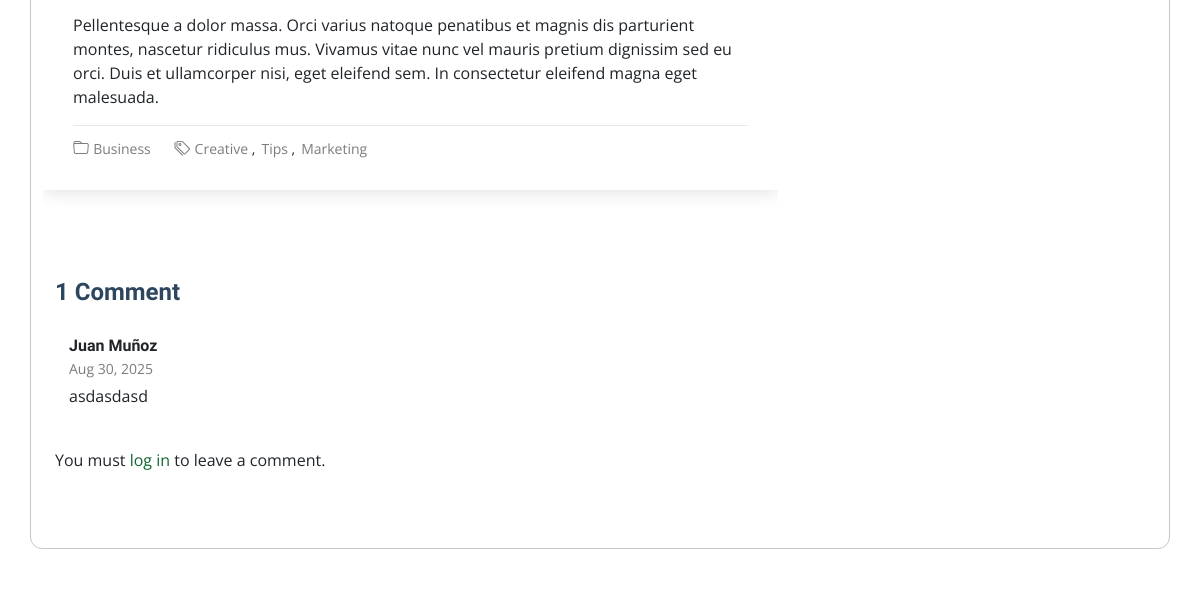
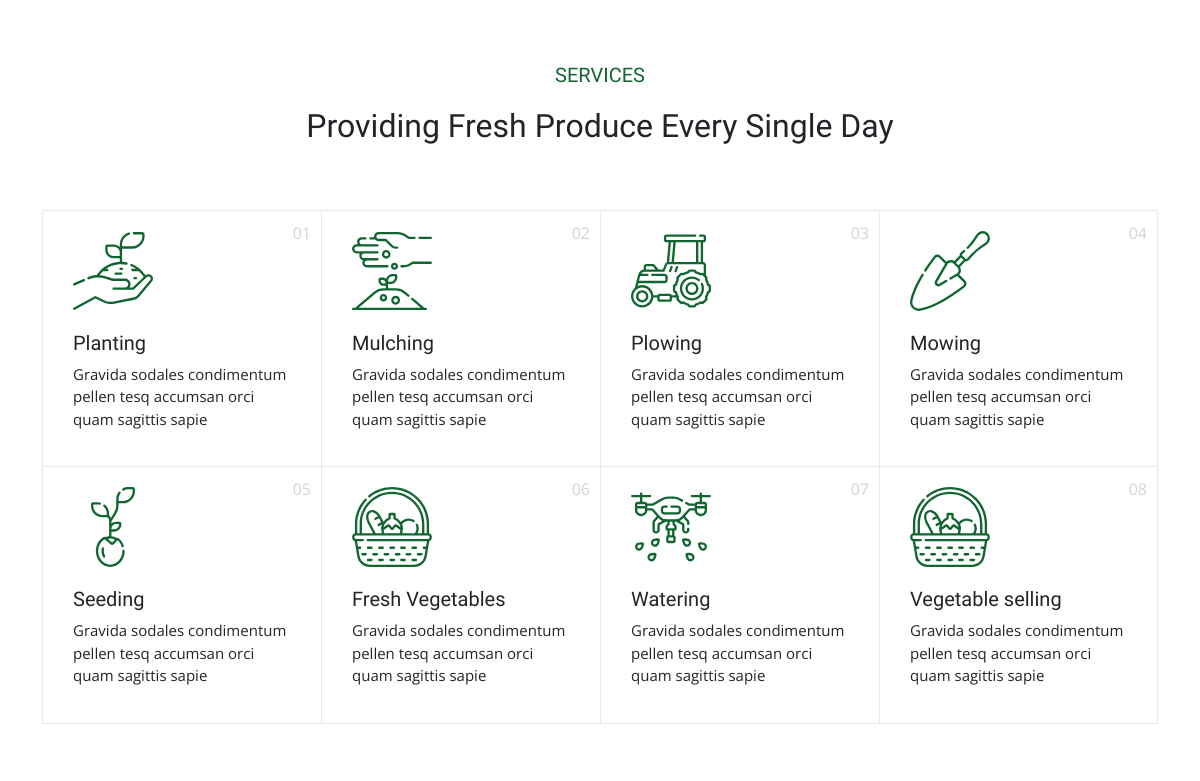
The app's page /blog/post/4/ (middle part), older data (2 pictures, top to bottom).
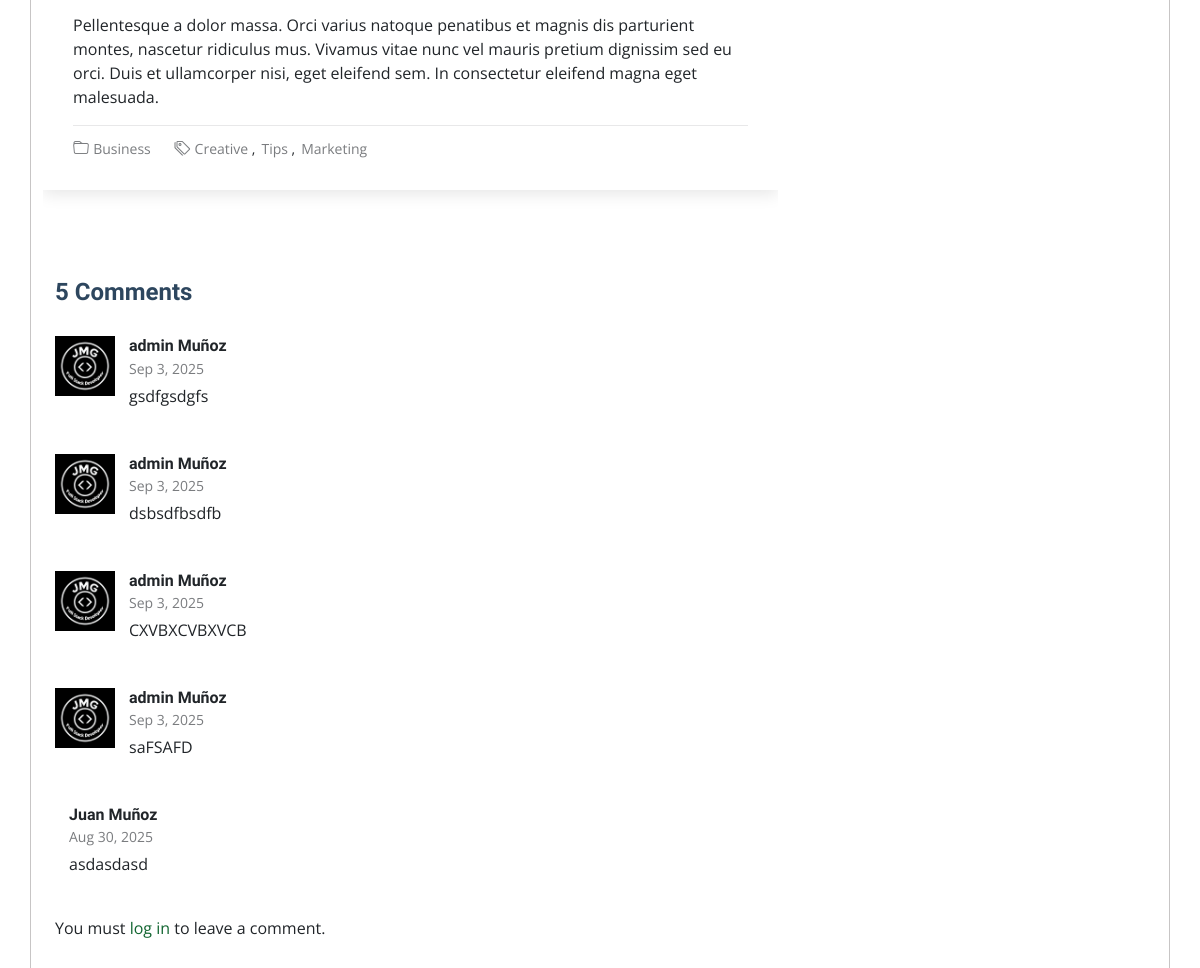
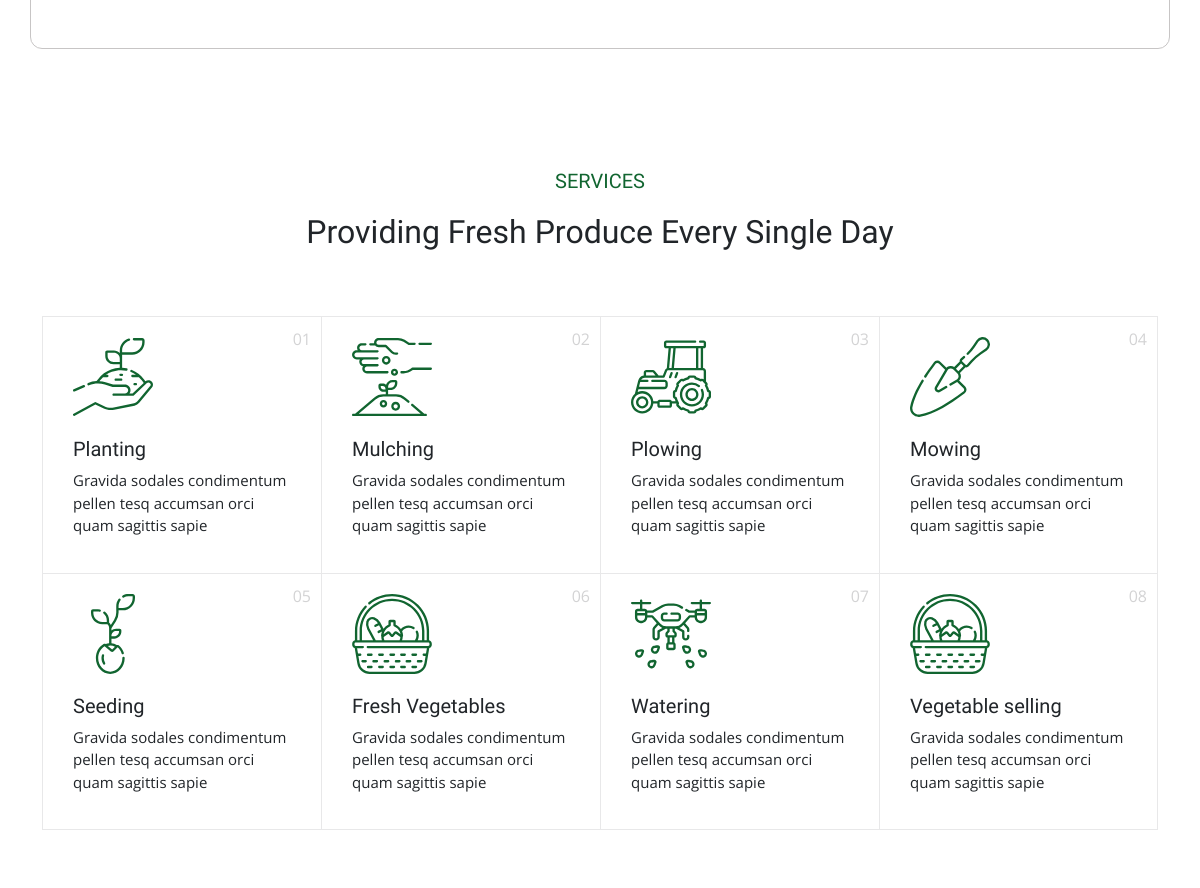
The same page, newer data (2 pictures, top to bottom).
### blog/models.py (models this page shows, shortened)
class Post(models.Model):
    title = models.CharField(max_length=200, verbose_name='Title')
    subtitle = models.CharField(max_length=200, verbose_name='Subtitle')
    relevant_text = models.CharField(max_length=50, verbose_name='Relevant Text', null=True, blank=True)
    introduction = models.TextField(verbose_name='Introduction', null=True, blank=True)
    body_text = models.TextField(verbose_name='Body Text', null=True, blank=True)
    conclusion = models.TextField(verbose_name='Conclusion', null=True, blank=True)
    image = models.ImageField(verbose_name='Image', upload_to='posts', null=False, blank=False)
    author = models.ForeignKey(User, verbose_name='Author', on_delete=models.CASCADE)
    created_at = models.DateTimeField(auto_now_add=True, verbose_name='Creation Date')
    updated_at = models.DateTimeField(auto_now=True, verbose_name = 'Edition Date')
    class Meta:
        verbose_name = "Post"
        verbose_name_plural = "Posts"
        ordering = ['-created_at']
    def formatted_content(self):
        html_parts = []
        if self.introduction:
            intro_paragraphs = re.split(r'\n+', self.introduction.strip())
            html_parts.append("".join(f"<p>{p}</p>" for p in intro_paragraphs))
        if self.relevant_text:
            html_parts.append(f'<blockquote><p>{self.relevant_text}</p></blockquote>')
        if self.subtitle:
            html_parts.append(f'<h3 style="text-align:left">{self.subtitle}</h3>')
        if self.body_text:
            body_paragraphs = re.split(r'\n+', self.body_text.strip())
            html_parts.append("".join(f"<p>{p}</p>" for p in body_paragraphs))
        if self.conclusion:
            conclusion_paragraphs = re.split(r'\n+', self.conclusion.strip())
            html_parts.append("".join(f"<p>{p}</p>" for p in conclusion_paragraphs))
        return "".join(html_parts)

### comments/models.py (models this page shows, shortened)
class Comment(models.Model):
    post = models.ForeignKey(Post, on_delete=models.CASCADE, related_name="comments")
    author = models.ForeignKey(User, on_delete=models.CASCADE)
    content = models.TextField(max_length=500)
    created = models.DateTimeField(auto_now_add=True)
    class Meta:
        ordering = ['-created']

### registration/models.py (models this page shows, shortened)
class Profile(models.Model):
    user = models.OneToOneField(User, on_delete=models.CASCADE)
    profile_photo = models.ImageField(upload_to='profiles', null=True, blank=True)
    bio = models.TextField(null=True, blank=True)
    occupation = models.CharField(max_length=200, null=True, blank=True)
    facebook = models.URLField(max_length=200, null=True, blank=True)
    instagram = models.URLField(max_length=200, null=True, blank=True)
    linkedin = models.URLField(max_length=200, null=True, blank=True)
    twitter = models.URLField(max_length=200, null=True, blank=True)

### blog/views.py (the view, shortened to what this page needs)
# urls.py: path('post/<int:pk>/', PostDetailView.as_view(), name='post_detail'),
class PostDetailView(DetailView):
    model = Post
    template_name = "blog/post_detail.html"
    context_object_name = "post"
    def post(self, request, *args, **kwargs):
        self.object = self.get_object()
        form = CommentForm(request.POST)
        if form.is_valid():
            comment = form.save(commit=False)
            comment.post = self.object
            comment.author = request.user
            comment.save()
            return redirect("blog:post_detail", pk=self.object.pk)
        context = self.get_context_data()
        context["form"] = form
        return self.render_to_response(context)
    def get_queryset(self):
        queryset = super().get_queryset()
        return queryset
    def get_context_data(self, **kwargs):
        context = super().get_context_data(**kwargs)
        post = self.get_object()
        context["comments"] = post.comments.all()
        context["comments_count"] = post.comments.count()
        return context

### blog/context_processors.py (called while the page is built)
def user_posts(request):
    if request.user.is_authenticated:
        posts = Post.objects.filter(author=request.user).order_by("-created_at", "-id")  # Posts del usuario logueado
    else:
        posts = None  # No hay usuario autenticado
    return {"user_posts": posts}

### core/templates/blog/post_detail.html (shortened to what this page needs)
{% extends 'partials/base.html' %}
{% load static %}
{% block content %}
  <section>
    <div class="container" id="post-detail-container">
      <div class="row mt-3">
        <div class="col-lg-8">
          <section id="blog-details" class="blog-details section">
            <article class="article">
              <div class="content">
                {{ post.formatted_content|safe }}
              </div>
              <div class="meta-bottom">
                <i class="bi bi-folder"></i>
                <ul class="cats">
                  <li><a href="#">Business</a></li>
                </ul>
                <i class="bi bi-tags"></i>
                <ul class="tags">
                  <li><a href="#">Creative</a></li>
                  <li><a href="#">Tips</a></li>
                  <li><a href="#">Marketing</a></li>
                </ul>
              </div>
            </article>
          </section>
          <section id="blog-comments" class="blog-comments section mt-5">
            <div class="container">
              <h4 class="comments-count">
                {{ comments.count }}
                {% if comments.count == 1 %}
                    Comment
                {% else %}
                    Comments
                {% endif %}
              </h4>
              {% for comment in comments %}
              <div class="comment mb-4">
                <div class="d-flex">
                  <div class="comment-img">
                    <img src="{{ comment.author.profile.profile_photo.url }}" alt="">
                  </div>
                  <div>
                    <h5>
                      <a href="#">{{ comment.author.get_full_name|default:comment.author.username }}</a>
                    </h5>
                    <time datetime="{{ comment.created|date:'Y-m-d' }}">{{ comment.created|date:"M j, Y" }}</time>
                    <p>{{ comment.content }}</p>
                  </div>
                </div>
              </div>
              {% empty %}
                <p>No comments yet. Be the first to comment!</p>
              {% endfor %}
              {% if user.is_authenticated %}
              <div class="comment-form mt-5">
                <h4>Leave a Comment</h4>
                {% if error %}
                <p class="text-danger">{{ error }}</p>
                {% endif %}
                <form method="post">
                  {% csrf_token %}
                  <div class="mb-3">
                    <textarea name="content" class="form-control" rows="4" placeholder="Write your comment"></textarea>
                  </div>
                  <button type="submit" class="btn btn-primary" style="background:#116530; border-color:#116530;">Post Comment</button>
                  <button  class="btn btn-secondary">Reset</button>
                </form>
              </div>
              {% else %}
              <p class="mt-4">You must <a href="{% url 'login' %}">log in</a> to leave a comment.</p>
              {% endif %}
            </div>
          </section>
        </div>
        <div class="col-lg-4 sidebar">
        </div>
      </div>
    </div>
  </section>
  {% include 'sections/services-info.html' %}
{% endblock content %}

### core/templates/partials/base.html (shortened to what this page needs)
{% load static %}
<!DOCTYPE html>
<html lang="en">
<head>
  <link href="{% static 'core/vendor/bootstrap/css/bootstrap.min.css' %}" rel="stylesheet">
  <link href="{% static 'core/vendor/bootstrap-icons/bootstrap-icons.css' %}" rel="stylesheet">
  <link href="{% static 'core/vendor/aos/aos.css' %}" rel="stylesheet">
  <link href="{% static 'core/vendor/swiper/swiper-bundle.min.css' %}" rel="stylesheet">
  <link href="{% static 'core/vendor/glightbox/css/glightbox.min.css' %}" rel="stylesheet">
  <link href="{% static 'core/css/main.css' %}" rel="stylesheet">
</head>
<body class="index-page">
  <main class="main">
    {% block content %}{% endblock content %}
  </main>
</body>
</html>

### core/templates/sections/page-title.html (shortened to what this page needs)
{% load static %}

### core/templates/sections/services-info.html (shortened to what this page needs)
<section id="services" class="services section">
    <div class="container section-title" data-aos="fade-up">
    <h2>SERVICES</h2>
    <p>Providing Fresh Produce Every Single Day</p>
    </div>
    <div class="content">
    <div class="container">
        <div class="row g-0">
        <div class="col-lg-3 col-md-6">
            <div class="service-item">
            <span class="number">01</span>
            <div class="service-item-icon">
            </div>
            <div class="service-item-content">
                <h3 class="service-heading">Planting</h3>
                <p>
                Gravida sodales condimentum pellen tesq accumsan orci quam
                sagittis sapie
                </p>
            </div>
            </div>
        </div>
        <div class="col-lg-3 col-md-6">
            <div class="service-item">
            <span class="number">02</span>
            <div class="service-item-icon">
            </div>
            <div class="service-item-content">
                <h3 class="service-heading">Mulching</h3>
                <p>
                Gravida sodales condimentum pellen tesq accumsan orci quam
                sagittis sapie
                </p>
            </div>
            </div>
        </div>
        <div class="col-lg-3 col-md-6">
            <div class="service-item">
            <span class="number">03</span>
            <div class="service-item-icon">
            </div>
            <div class="service-item-content">
                <h3 class="service-heading">Plowing</h3>
                <p>
                Gravida sodales condimentum pellen tesq accumsan orci quam
                sagittis sapie
                </p>
            </div>
            </div>
        </div>
        <div class="col-lg-3 col-md-6">
            <div class="service-item">
            <span class="number">04</span>
            <div class="service-item-icon">
            </div>
            <div class="service-item-content">
                <h3 class="service-heading">Mowing</h3>
                <p>
                Gravida sodales condimentum pellen tesq accumsan orci quam
                sagittis sapie
                </p>
            </div>
            </div>
        </div>
        <div class="col-lg-3 col-md-6">
            <div class="service-item">
            <span class="number">05</span>
            <div class="service-item-icon">
            </div>
            <div class="service-item-content">
                <h3 class="service-heading">Seeding</h3>
                <p>
                Gravida sodales condimentum pellen tesq accumsan orci quam
                sagittis sapie
                </p>
            </div>
            </div>
        </div>
        <div class="col-lg-3 col-md-6">
            <div class="service-item">
            <span class="number">06</span>
            <div class="service-item-icon">
            </div>
            <div class="service-item-content">
                <h3 class="service-heading">Fresh Vegetables</h3>
                <p>
                Gravida sodales condimentum pellen tesq accumsan orci quam
                sagittis sapie
                </p>
            </div>
            </div>
        </div>
        <div class="col-lg-3 col-md-6">
            <div class="service-item">
            <span class="number">07</span>
            <div class="service-item-icon">
            </div>
            <div class="service-item-content">
                <h3 class="service-heading">Watering</h3>
                <p>
                Gravida sodales condimentum pellen tesq accumsan orci quam
                sagittis sapie
                </p>
            </div>
            </div>
        </div>
        <div class="col-lg-3 col-md-6">
            <div class="service-item">
            <span class="number">08</span>
            <div class="service-item-icon">
            </div>
            <div class="service-item-content">
                <h3 class="service-heading">Vegetable selling</h3>
                <p>
                Gravida sodales condimentum pellen tesq accumsan orci quam
                sagittis sapie
                </p>
            </div>
            </div>
        </div>
        </div>
    </div>
    </div>
</section>

Row changes from the older to the newer data that the page shows:
computed for Post: count "1" → "5"
added Comment: author.profile.profile_photo (picture), author.get_full_name "admin Muñoz", created "Sep 3, 2025", content "gsdfgsdgfs"
added Comment: author.profile.profile_photo (picture), author.get_full_name "admin Muñoz", created "Sep 3, 2025", content "dsbsdfbsdfb"
added Comment: author.profile.profile_photo (picture), author.get_full_name "admin Muñoz", created "Sep 3, 2025", content "CXVBXCVBXVCB"
added Comment: author.profile.profile_photo (picture), author.get_full_name "admin Muñoz", created "Sep 3, 2025", content "saFSAFD"
Text that changed along with them:
text no longer shown: "Comment"
text now shown: "Comments"
